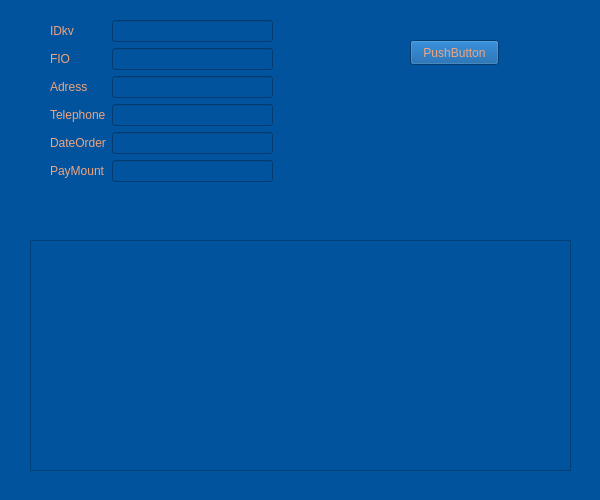
<?xml version="1.0" encoding="UTF-8"?>
<ui version="4.0">
 <class>Form</class>
 <widget class="QWidget" name="Form">
  <property name="geometry">
   <rect>
    <x>0</x>
    <y>0</y>
    <width>600</width>
    <height>500</height>
   </rect>
  </property>
  <property name="minimumSize">
   <size>
    <width>600</width>
    <height>500</height>
   </size>
  </property>
  <property name="maximumSize">
   <size>
    <width>600</width>
    <height>500</height>
   </size>
  </property>
  <property name="windowTitle">
   <string>Form</string>
  </property>
  <property name="styleSheet">
   <string notr="true">background-color: rgb(2, 83, 157)</string>
  </property>
  <widget class="QPushButton" name="pushButton">
   <property name="geometry">
    <rect>
     <x>410</x>
     <y>40</y>
     <width>89</width>
     <height>25</height>
    </rect>
   </property>
   <property name="styleSheet">
    <string notr="true">color: rgb(238, 164, 127)</string>
   </property>
   <property name="text">
    <string>PushButton</string>
   </property>
  </widget>
  <widget class="QTableWidget" name="tableWidget">
   <property name="geometry">
    <rect>
     <x>30</x>
     <y>240</y>
     <width>541</width>
     <height>231</height>
    </rect>
   </property>
   <property name="styleSheet">
    <string notr="true">color: rgb(238, 164, 127)</string>
   </property>
  </widget>
  <widget class="QWidget" name="">
   <property name="geometry">
    <rect>
     <x>50</x>
     <y>20</y>
     <width>223</width>
     <height>182</height>
    </rect>
   </property>
   <layout class="QFormLayout" name="formLayout">
    <item row="0" column="0">
     <widget class="QLabel" name="lbIDkv">
      <property name="styleSheet">
       <string notr="true">color: rgb(238, 164, 127)</string>
      </property>
      <property name="text">
       <string>IDkv</string>
      </property>
     </widget>
    </item>
    <item row="0" column="1">
     <widget class="QLineEdit" name="leIDkv">
      <property name="styleSheet">
       <string notr="true">color: rgb(238, 164, 127)</string>
      </property>
     </widget>
    </item>
    <item row="1" column="0">
     <widget class="QLabel" name="lbFIO">
      <property name="styleSheet">
       <string notr="true">color: rgb(238, 164, 127)</string>
      </property>
      <property name="text">
       <string>FIO</string>
      </property>
     </widget>
    </item>
    <item row="1" column="1">
     <widget class="QLineEdit" name="leFIO">
      <property name="styleSheet">
       <string notr="true">color: rgb(238, 164, 127)</string>
      </property>
     </widget>
    </item>
    <item row="2" column="0">
     <widget class="QLabel" name="lbAdress">
      <property name="styleSheet">
       <string notr="true">color: rgb(238, 164, 127)</string>
      </property>
      <property name="text">
       <string>Adress</string>
      </property>
     </widget>
    </item>
    <item row="2" column="1">
     <widget class="QLineEdit" name="leAdress">
      <property name="styleSheet">
       <string notr="true">color: rgb(238, 164, 127)</string>
      </property>
     </widget>
    </item>
    <item row="3" column="0">
     <widget class="QLabel" name="lbTele">
      <property name="styleSheet">
       <string notr="true">color: rgb(238, 164, 127)</string>
      </property>
      <property name="text">
       <string>Telephone</string>
      </property>
     </widget>
    </item>
    <item row="3" column="1">
     <widget class="QLineEdit" name="leTele">
      <property name="styleSheet">
       <string notr="true">color: rgb(238, 164, 127)</string>
      </property>
     </widget>
    </item>
    <item row="4" column="0">
     <widget class="QLabel" name="lbDate">
      <property name="styleSheet">
       <string notr="true">color: rgb(238, 164, 127)</string>
      </property>
      <property name="text">
       <string>DateOrder</string>
      </property>
     </widget>
    </item>
    <item row="4" column="1">
     <widget class="QLineEdit" name="leDate">
      <property name="styleSheet">
       <string notr="true">color: rgb(238, 164, 127)</string>
      </property>
     </widget>
    </item>
    <item row="5" column="0">
     <widget class="QLabel" name="lbPay">
      <property name="styleSheet">
       <string notr="true">color: rgb(238, 164, 127)</string>
      </property>
      <property name="text">
       <string>PayMount</string>
      </property>
     </widget>
    </item>
    <item row="5" column="1">
     <widget class="QLineEdit" name="lePay">
      <property name="styleSheet">
       <string notr="true">color: rgb(238, 164, 127)</string>
      </property>
     </widget>
    </item>
   </layout>
  </widget>
 </widget>
 <resources/>
 <connections/>
</ui>
